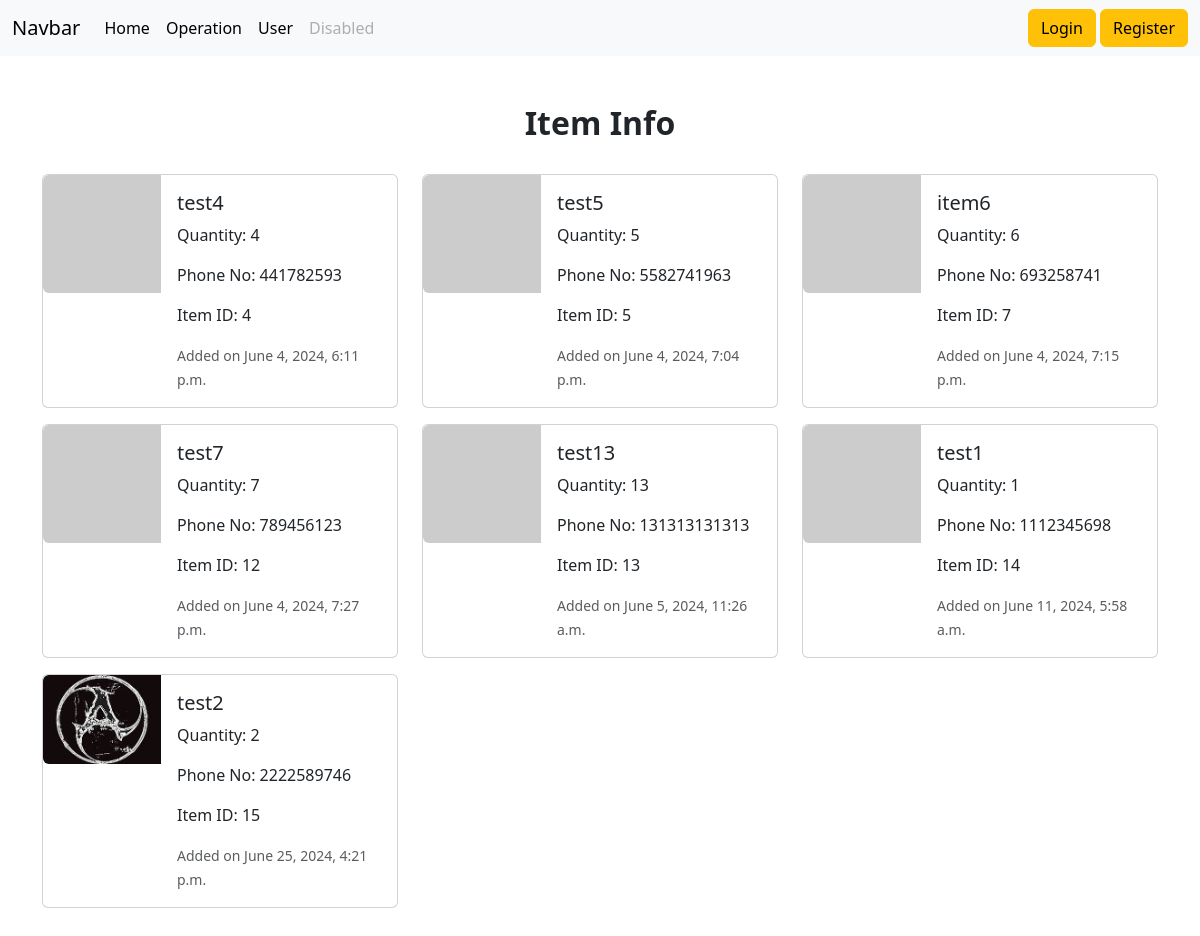
The page / on the database its author committed.
### api/models.py (models this page shows, shortened)
class Item(models.Model):
    user = models.ForeignKey(settings.AUTH_USER_MODEL, on_delete=models.SET_NULL, null=True)
    image = models.ImageField(null=True,blank = True, upload_to='images/')
    created_at = models.DateTimeField(auto_now_add=True)
    name = models.CharField(max_length=50)
    quantity = models.IntegerField()
    phone = models.IntegerField()
    item_id = models.AutoField(primary_key=True, editable=False)

### website/views.py (the view)
# urls.py: 2. Add a URL to urlpatterns:  path('', views.home, name='home')
def home(request):
    items = Item.objects.all()
    return render(request, 'home.html', {'items': items})

### website/templates/home.html
{% extends 'base.html' %}
{% block content %}
<section>
    <div class="container py-5">
        <div class="row mb-4">
            <div class="col-md-8 col-xl-6 text-center mx-auto">
                <h2 class="fw-bold">Item Info</h2>
            </div>
        </div>
        <div class="row">
            {% for item in items %}
            <div class="col-md-4">
                <div class="card mb-3">
                    <div class="row g-0">
                        <div class="col-md-4">
                        {% if item.image %}
                            <img src="{{ item.image.url }}" class="img-fluid rounded-start" alt="item-image">
                        {% else %}
                            <img src="https://picsum.photos/160" class="img-fluid rounded-start" alt="placeholder-image">
                        {% endif %}
                        </div>
                        <div class="col-md-8 text-bg-secondry">
                            <div class="card-body">
                                <h5 class="card-title">{{ item.name }}</h5>
                                <p class="card-text">Quantity: {{ item.quantity }}</p>
                                <p class="card-text">Phone No: {{ item.phone }}</p>
                                <p class="card-text">Item ID: {{ item.item_id }}</p>
                                <p class="card-text"><small class="text-muted">Added on {{ item.created_at }}</small></p>
                            </div>
                        </div>
                    </div>
                </div>
            </div>
            {% endfor %}
        </div>
    </div>
</section>
{% endblock %}

### website/templates/base.html (shortened to what this page needs)
<!doctype html>
<html lang="en">
  <head>
    <link href="https://cdn.jsdelivr.net/npm/bootstrap@5.3.0-alpha1/dist/css/bootstrap.min.css" rel="stylesheet">
  </head>
  <body>
    {% include 'navbar.html' %}
    {% block content %}
    {% endblock %}
  </body>
</html>

### website/templates/navbar.html (shortened to what this page needs)
<nav class="navbar navbar-expand-lg bg-body-tertiary">
  <div class="container-fluid">
    <a class="navbar-brand" href="#">Navbar</a>
    <div class="collapse navbar-collapse" id="navbarSupportedContent">
      <ul class="navbar-nav me-auto mb-2 mb-lg-0">
        <li class="nav-item">
          <a class="nav-link active" aria-current="page" href="{% url 'home' %}">Home</a>
        </li>
        <li class="nav-item">
          <a class="nav-link active" aria-current="page" href="{% url 'operation' %}">Operation</a>
        </li>
        <li class="nav-item">
          <a class="nav-link active" aria-current="page" href="{% url 'user' %}">User</a>
        </li>
        <li class="nav-item">
          <a class="nav-link disabled" aria-disabled="true">Disabled</a>
        </li>
      </ul>
      {% if user.is_authenticated %}
      <div class="dropdown text-end">
        <a
          href="#"
          class="d-block link-body-emphasis text-decoration-none dropdown-toggle"
          data-bs-toggle="dropdown"
          aria-expanded="false"
        >
          <img
            src="https://github.com/mdo.png"
            alt="mdo"
            width="32"
            height="32"
            class="rounded-circle"
          />
        </a>
        <ul class="dropdown-menu text-small">
          <li><a class="dropdown-item" href="#">New project...</a></li>
          <li><a class="dropdown-item" href="#">Settings</a></li>
          <li><a class="dropdown-item" href="#">Profile</a></li>
          <li><hr class="dropdown-divider" /></li>
          <li><a class="dropdown-item" href="#">Sign out</a></li>
        </ul>
      </div>
      {% else %}
      <div class="text-end">
        <a class="btn btn-warning" href="{% url 'login' %}">Login</a>
        <a class="btn btn-warning" href="{% url 'register' %}">Register</a>
      </div>
      {% endif %}
    </div>
  </div>
</nav>

### rows shown on the page
Item: name "test4", quantity "4", phone "441782593", item_id "4", created_at "June 4, 2024, 6:11 p.m."
Item: name "test5", quantity "5", phone "5582741963", item_id "5", created_at "June 4, 2024, 7:04 p.m."
Item: name "item6", quantity "6", phone "693258741", item_id "7", created_at "June 4, 2024, 7:15 p.m."
Item: name "test7", quantity "7", phone "789456123", item_id "12", created_at "June 4, 2024, 7:27 p.m."
Item: name "test13", quantity "13", phone "131313131313", item_id "13", created_at "June 5, 2024, 11:26 a.m."
Item: name "test1", quantity "1", phone "1112345698", item_id "14", created_at "June 11, 2024, 5:58 a.m."
Item: image (picture), name "test2", quantity "2", phone "2222589746", item_id "15", created_at "June 25, 2024, 4:21 p.m."
